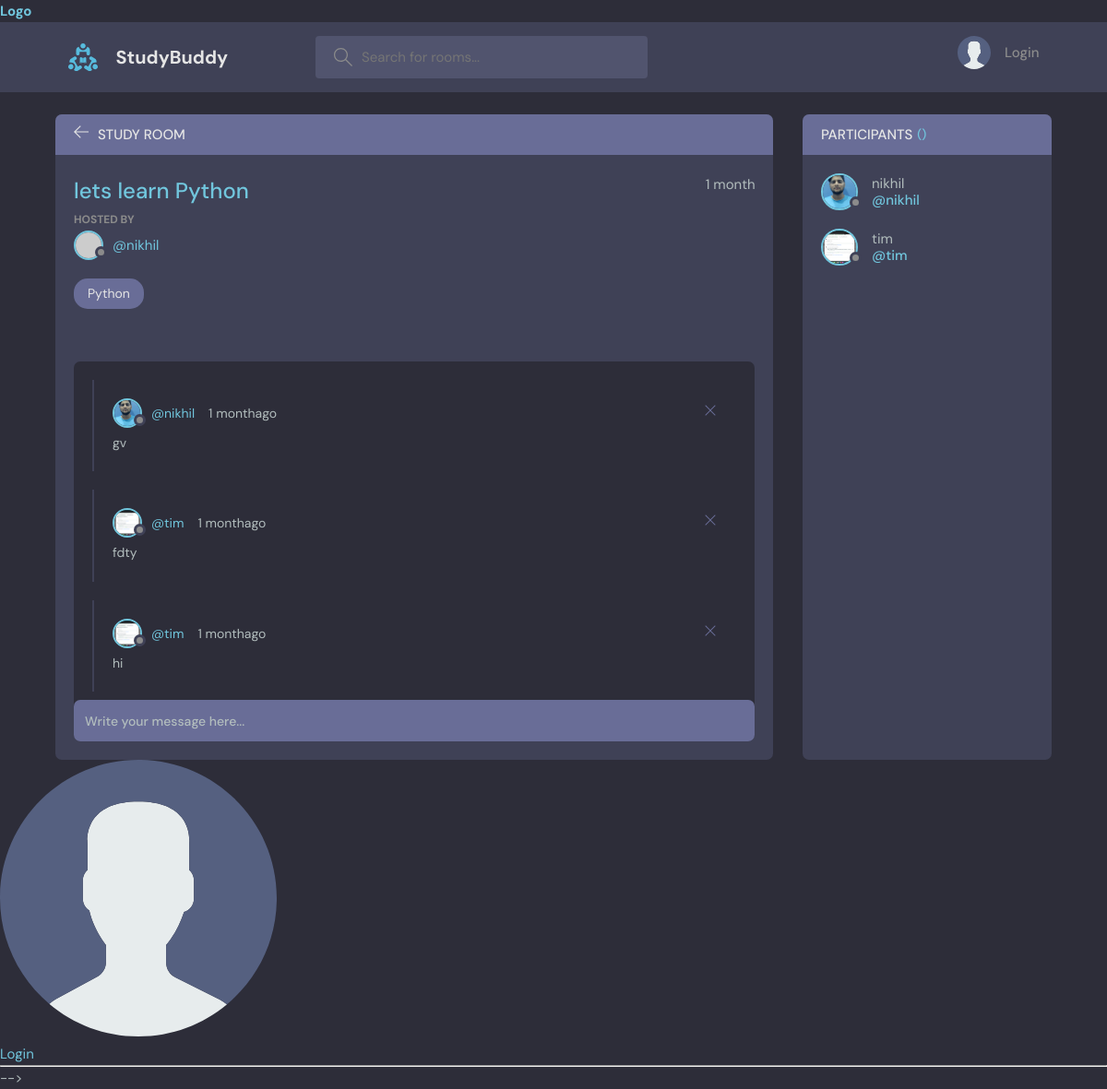
The page /room/1/ on the database its author committed.
### base/models.py (models this page shows, shortened)
class Room(models.Model):
    host=models.ForeignKey(User,on_delete=models.SET_NULL,null=True)
    topic=models.ForeignKey(Topic,on_delete=models.SET_NULL,null=True)
    name=models.CharField(max_length=200)
    description=models.TextField(null=True,blank=True)
    participant=models.ManyToManyField(User,related_name='participants')
    updated=models.DateTimeField(auto_now=True)
    created=models.DateTimeField(auto_now_add=True)
    class Meta:
        ordering=['-updated','-created']

class User(AbstractUser):
    name =models.CharField(max_length=200,null=True)
    email=models.EmailField(unique=True,null=True)
    bio=models.TextField(null=True)
    avatar=models.ImageField(null=True,default='avatar.svg')
    USERNAME_FIELD='email'
    REQUIRED_FIELDS=[]

class Topic(models.Model):
    name=models.CharField(max_length=200)
    def __str__(self):
        return  self.name

class Message(models.Model):
    user=models.ForeignKey(User,on_delete=models.CASCADE)
    room=models.ForeignKey(Room,on_delete=models.CASCADE)
    body=models.TextField()
    updated=models.DateTimeField(auto_now=True)
    created=models.DateTimeField(auto_now_add=True)

### base/views.py (the view, shortened to what this page needs)
# urls.py: path('room/',views.getRooms),
def room(request,pk):
    room=Room.objects.get(id=pk)
    room_message=Message.objects.filter(room=room).order_by('-created')
    participants=room.participant.all()
    context={'text':"room",
     'room':room,
     'room_message':room_message,
     'participants':participants
    }
    return render(request,"base/room.html",context)

### base/template/base/room.html (shortened to what this page needs)
{%extends 'main.html'%}
{%block content%}
    <main class="profile-page layout layout--2">
      <div class="container">
        <div class="room">
          <div class="room__top">
            <div class="room__topLeft">
              <a href="/">
                <svg version="1.1" xmlns="http://www.w3.org/2000/svg" width="32" height="32" viewBox="0 0 32 32">
                  <title>arrow-left</title>
                  <path
                    d="M13.723 2.286l-13.723 13.714 13.719 13.714 1.616-1.611-10.96-10.96h27.625v-2.286h-27.625l10.965-10.965-1.616-1.607z"
                  ></path>
                </svg>
              </a>
              <h3>Study Room</h3>
            </div>
          </div>
          <div class="room__box scroll">
            <div class="room__header scroll">
              <div class="room__info">
                <h3>{{room.name}}</h3>
                <span>{{room.created|timesince}}</span>
              </div>
              <div class="room__hosted">
                <p>Hosted By</p>
                <a href="#" class="room__author">
                  <div class="avatar avatar--small">
                    <img src="https://randomuser.me/api/portraits/men/37.jpg" />
                  </div>
                  <span>@{{room.host.username}}</span>
                </a>
              </div>
              <span class="room__topics">{{room.topic}}</span>
            </div>
            <div class="room__conversation">
              <div class="threads scroll">
           {%for message in room_message%}
                <div class="thread">
                  <div class="thread__top">
                    <div class="thread__author">
                      <a href="/user-profile/{{message.user.id}}" class="thread__authorInfo">
                        <div class="avatar avatar--small">
                          <img src="{{message.user.avatar.url}}" />
                        </div>
                        <span>@{{message.user.username}}</span>
                      </a>
                      <span class="thread__date">{{message.created|timesince}}ago</span>
                    </div>
                    <div class="thread__delete">
                      <svg version="1.1" xmlns="http://www.w3.org/2000/svg" width="32" height="32" viewBox="0 0 32 32">
                        <title>remove</title>
                        <path
                          d="M27.314 6.019l-1.333-1.333-9.98 9.981-9.981-9.981-1.333 1.333 9.981 9.981-9.981 9.98 1.333 1.333 9.981-9.98 9.98 9.98 1.333-1.333-9.98-9.98 9.98-9.981z"
                        ></path>
                      </svg>
                    </div>
                  </div>
                  <div class="thread__details">
                    {{message.body}}
                  </div>
                </div>
              {%endfor%}
              </div>
            </div>
          </div>
          <div class="room__message">
            <form action="" method="POST">
              <input name='body' placeholder="Write your message here..." /></form>
          </div>
        </div>
        <div class="participants">
          <h3 class="participants__top">Participants <span>({{participants.counts}})</span></h3>
          <div class="participants__list scroll">
            {%for user in participants%}
            <a href="/user-profile/{{user.id}}" class="participant">
              <div class="avatar avatar--medium">
                <img src="{{user.avatar.url}}" />
              </div>
              <p>
                {{user.username}}
                <span>@{{user.username}}</span>
              </p>
            </a>
            {%endfor%}
          </div>
        </div>
      </div>
    </main>
    {%endblock%}

### rows shown on the page
Room: name "lets learn Python", created "1 month", host.username "nikhil", topic "Python"
Message: user.avatar (picture), user.username "nikhil", created "1 month", body "gv"
Message: user.avatar (picture), user.username "tim", created "1 month", body "fdty"
Message: user.avatar (picture), user.username "tim", created "1 month", body "hi"
User: avatar (picture), username "nikhil"
User: avatar (picture), username "tim"
